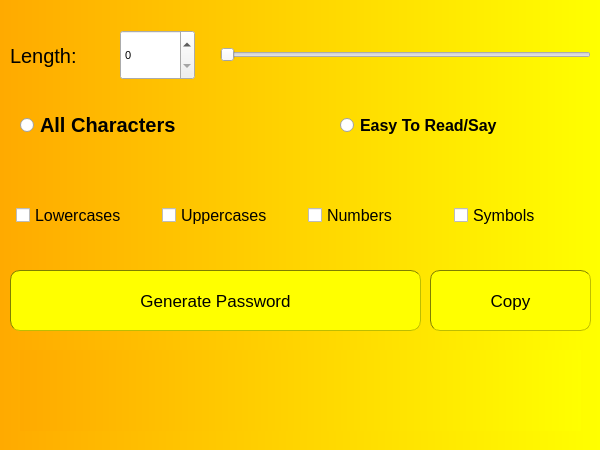
<?xml version="1.0" encoding="UTF-8"?>
<ui version="4.0">
 <class>MainWindow</class>
 <widget class="QMainWindow" name="MainWindow">
  <property name="geometry">
   <rect>
    <x>0</x>
    <y>0</y>
    <width>600</width>
    <height>450</height>
   </rect>
  </property>
  <property name="windowTitle">
   <string>MainWindow</string>
  </property>
  <property name="styleSheet">
   <string notr="true">background-color: qlineargradient(spread:pad, x1:0, y1:0, x2:1, y2:0, stop:0 rgb(255, 170, 0), stop:1 rgb(255, 255, 0));</string>
  </property>
  <widget class="QWidget" name="centralwidget">
   <widget class="QSpinBox" name="length_spin">
    <property name="geometry">
     <rect>
      <x>120</x>
      <y>30</y>
      <width>75</width>
      <height>50</height>
     </rect>
    </property>
    <property name="font">
     <font>
      <pointsize>8</pointsize>
     </font>
    </property>
    <property name="styleSheet">
     <string notr="true">background-color: none;</string>
    </property>
   </widget>
   <widget class="QSlider" name="length_slider">
    <property name="geometry">
     <rect>
      <x>220</x>
      <y>40</y>
      <width>371</width>
      <height>30</height>
     </rect>
    </property>
    <property name="styleSheet">
     <string notr="true">background: none;</string>
    </property>
    <property name="orientation">
     <enum>Qt::Horizontal</enum>
    </property>
   </widget>
   <widget class="QCheckBox" name="lowercases_checkBox">
    <property name="geometry">
     <rect>
      <x>16</x>
      <y>200</y>
      <width>130</width>
      <height>30</height>
     </rect>
    </property>
    <property name="font">
     <font>
      <pointsize>12</pointsize>
     </font>
    </property>
    <property name="styleSheet">
     <string notr="true">background: none;</string>
    </property>
    <property name="text">
     <string>Lowercases</string>
    </property>
   </widget>
   <widget class="QCheckBox" name="uppercases_checkBox">
    <property name="geometry">
     <rect>
      <x>162</x>
      <y>200</y>
      <width>130</width>
      <height>30</height>
     </rect>
    </property>
    <property name="font">
     <font>
      <pointsize>12</pointsize>
     </font>
    </property>
    <property name="styleSheet">
     <string notr="true">background: none;</string>
    </property>
    <property name="text">
     <string>Uppercases</string>
    </property>
   </widget>
   <widget class="QCheckBox" name="numbers_checkBox">
    <property name="geometry">
     <rect>
      <x>308</x>
      <y>200</y>
      <width>130</width>
      <height>30</height>
     </rect>
    </property>
    <property name="font">
     <font>
      <pointsize>12</pointsize>
     </font>
    </property>
    <property name="styleSheet">
     <string notr="true">background: none;</string>
    </property>
    <property name="text">
     <string>Numbers</string>
    </property>
   </widget>
   <widget class="QCheckBox" name="symbols_checkBox">
    <property name="geometry">
     <rect>
      <x>454</x>
      <y>200</y>
      <width>130</width>
      <height>30</height>
     </rect>
    </property>
    <property name="font">
     <font>
      <pointsize>12</pointsize>
     </font>
    </property>
    <property name="styleSheet">
     <string notr="true">background: none;</string>
    </property>
    <property name="text">
     <string>Symbols</string>
    </property>
   </widget>
   <widget class="QPushButton" name="password_generator_button">
    <property name="geometry">
     <rect>
      <x>10</x>
      <y>270</y>
      <width>411</width>
      <height>61</height>
     </rect>
    </property>
    <property name="font">
     <font>
      <pointsize>13</pointsize>
     </font>
    </property>
    <property name="styleSheet">
     <string notr="true">QPushButton{
	background-color: yellow;
	border-style: inset;
	border-width: 1px;
	border-radius: 10px;
	border-color: rgb(127, 127, 0);
}

QPushButton:Hover{
	background-color: pink;
	border-style: inset;
	border-width: 1px;
	border-radius: 10px;
	border-color: rgb(127, 127, 0);
}</string>
    </property>
    <property name="text">
     <string>Generate Password</string>
    </property>
   </widget>
   <widget class="QPushButton" name="copy_button">
    <property name="geometry">
     <rect>
      <x>430</x>
      <y>270</y>
      <width>161</width>
      <height>61</height>
     </rect>
    </property>
    <property name="font">
     <font>
      <pointsize>13</pointsize>
     </font>
    </property>
    <property name="styleSheet">
     <string notr="true">QPushButton{
	background-color: yellow;
	border-style: inset;
	border-width: 1px;
	border-radius: 10px;
	border-color: rgb(127, 127, 0);
}

QPushButton:Hover{
	background-color: pink;
	border-style: inset;
	border-width: 1px;
	border-radius: 10px;
	border-color: rgb(127, 127, 0);
}</string>
    </property>
    <property name="text">
     <string>Copy</string>
    </property>
   </widget>
   <widget class="QLabel" name="password_label">
    <property name="geometry">
     <rect>
      <x>20</x>
      <y>350</y>
      <width>561</width>
      <height>81</height>
     </rect>
    </property>
    <property name="font">
     <font>
      <pointsize>10</pointsize>
     </font>
    </property>
    <property name="text">
     <string/>
    </property>
    <property name="alignment">
     <set>Qt::AlignCenter</set>
    </property>
   </widget>
   <widget class="QRadioButton" name="allChars_radioButton">
    <property name="geometry">
     <rect>
      <x>20</x>
      <y>100</y>
      <width>200</width>
      <height>50</height>
     </rect>
    </property>
    <property name="font">
     <font>
      <pointsize>15</pointsize>
      <weight>75</weight>
      <bold>true</bold>
     </font>
    </property>
    <property name="styleSheet">
     <string notr="true">background: none;</string>
    </property>
    <property name="text">
     <string>All Characters</string>
    </property>
   </widget>
   <widget class="QRadioButton" name="easy_radioButton">
    <property name="geometry">
     <rect>
      <x>340</x>
      <y>100</y>
      <width>220</width>
      <height>50</height>
     </rect>
    </property>
    <property name="font">
     <font>
      <pointsize>12</pointsize>
      <weight>75</weight>
      <bold>true</bold>
     </font>
    </property>
    <property name="styleSheet">
     <string notr="true">background: none;</string>
    </property>
    <property name="text">
     <string>Easy To Read/Say</string>
    </property>
   </widget>
   <widget class="QLabel" name="label">
    <property name="geometry">
     <rect>
      <x>10</x>
      <y>30</y>
      <width>91</width>
      <height>51</height>
     </rect>
    </property>
    <property name="font">
     <font>
      <pointsize>15</pointsize>
     </font>
    </property>
    <property name="styleSheet">
     <string notr="true">background: none;</string>
    </property>
    <property name="text">
     <string>Length:</string>
    </property>
   </widget>
  </widget>
 </widget>
 <resources/>
 <connections/>
</ui>
